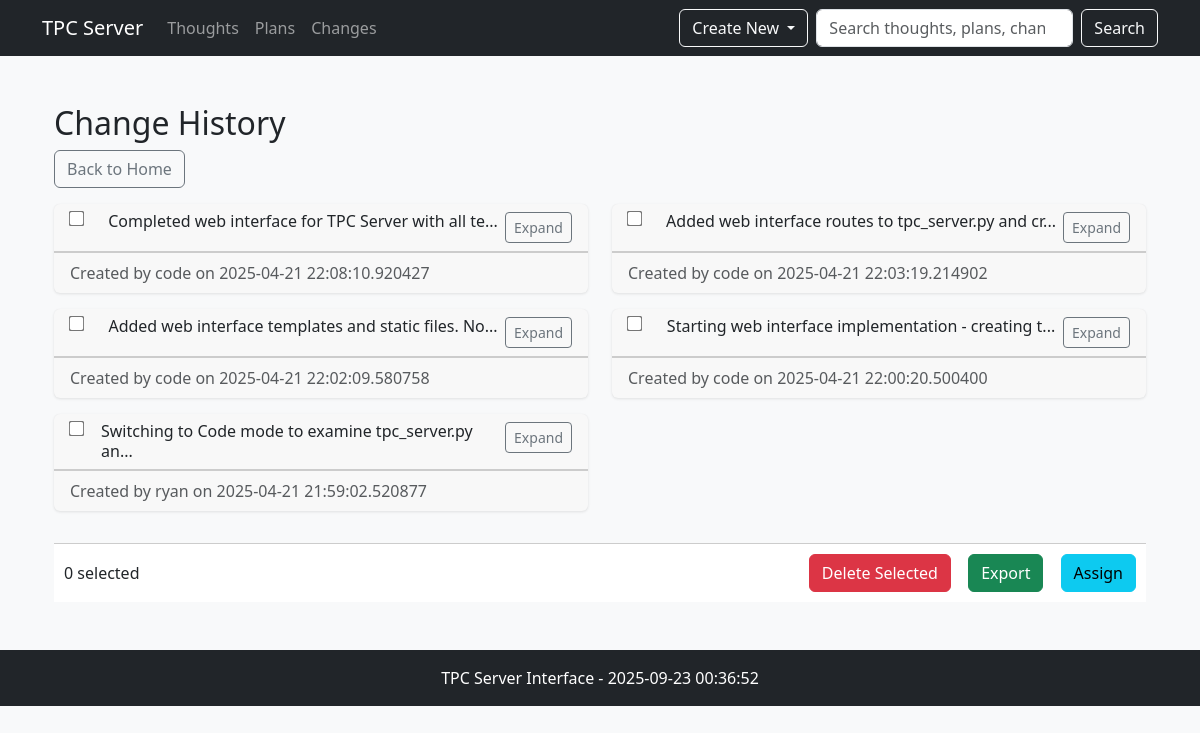
/changes, run on an earlier commit of the app's database.
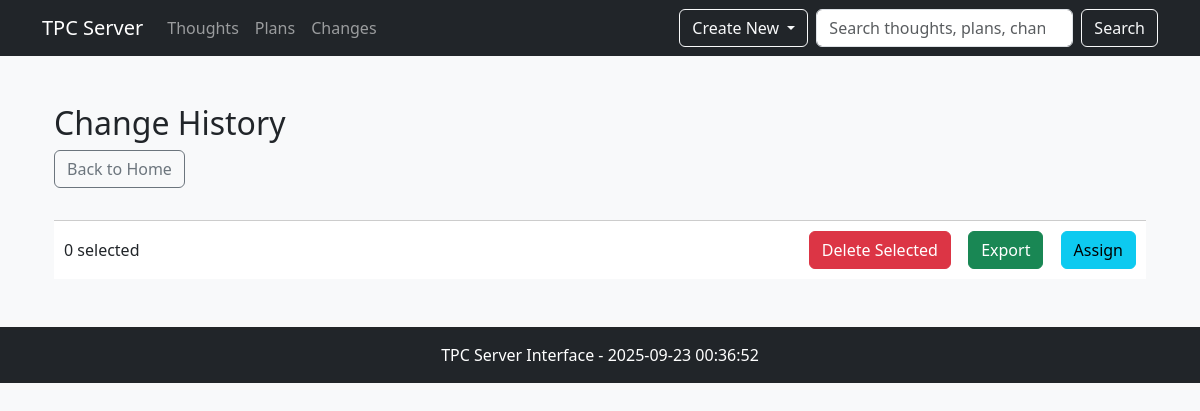
And on a later commit of the database.
### main.py (models this page shows)
class Change(Base):
    __tablename__ = "changes"
    id = Column(String, primary_key=True)
    description = Column(Text, nullable=False)
    agent_signature = Column(String, nullable=False)
    created_at = Column(DateTime, nullable=False)
    plan_id = Column(String, ForeignKey("plans.id"), nullable=False)
    plan = relationship("Plan", back_populates="changes")

### main.py (the view)
@app.get("/changes", response_class=HTMLResponse)
async def read_changes(
    request: Request,
    db = Depends(get_db),
    page: int = Query(1, ge=1),
    limit: int = Query(10, ge=1, le=100)
):
    current_user = await get_current_user_hybrid(request, db)
    logger.info(f"Accessing /changes as user: {current_user.username} (role: {current_user.role})")
    async with AsyncSessionLocal() as session:
        base_query = select(Change, Plan.title).outerjoin(Plan, Change.plan_id == Plan.id).order_by(Change.created_at.desc())
        unfiltered_count_query = select(func.count(Change.id))
        unfiltered_result = await session.execute(unfiltered_count_query)
        unfiltered_total = unfiltered_result.scalar()
        logger.info(f"Unfiltered total changes in DB: {unfiltered_total}")
        logger.info("No agent_signature filtering applied - showing all changes")
        count_query = select(func.count(Change.id)).select_from(Change).outerjoin(Plan, Change.plan_id == Plan.id)
        total_result = await session.execute(count_query)
        total = total_result.scalar()
        logger.info(f"Final total changes count from query: {total}")
        sample_query = select(Change.agent_signature).distinct().limit(5)
        sample_result = await session.execute(sample_query)
        samples = sample_result.scalars().all()
        logger.info(f"Sample distinct agent_signatures in DB: {list(samples)}")
        offset = (page - 1) * limit
        paginated_query = base_query.offset(offset).limit(limit)
        result = await session.execute(paginated_query)
        changes = result.all()
        changes_data = [{
            'id': change.id,
            'description': change.description,
            'created_at': change.created_at,
            'agent_signature': change.agent_signature,
            'plan_id': change.plan_id,
            'plan_title': plan_title
        } for change, plan_title in changes]
        total_pages = (total + limit - 1) // limit if total > 0 else 1
    return templates.TemplateResponse(
        "changes.html",
        {
            "request": request,
            "changes": changes_data,
            "current_user": current_user,
            "total": total,
            "page": page,
            "limit": limit,
            "total_pages": total_pages
        }
    )

### templates/changes.html (shortened to what this page needs)
{% extends "base.html" %}
{% block content %}
<div class="container mt-4">
    <h2>Change History</h2>
    <div class="mb-3">
        <a href="/" class="btn btn-outline-secondary">Back to Home</a>
    </div>
    <div class="row">
        {% for change in changes %}
        <div class="col-md-6 mb-3">
            <div class="card expandable">
                <div class="card-header d-flex justify-content-between align-items-start">
                    <input type="checkbox" class="bulk-select" value="{{ change.id }}">
                    <h6 class="card-title mb-0 ms-2">{{ change.description[:50] }}{% if change.description|length > 50 %}...{% endif %}</h6>
                    <button class="btn btn-sm btn-outline-secondary expand-btn">Expand</button>
                </div>
                <div class="card-footer text-muted">
                    Created by {{ change.agent_signature }} on {{ change.created_at }}
                </div>
            </div>
        </div>
        {% endfor %}
    </div>
    <div class="bulk-actions mt-3">
        <div class="d-flex justify-content-between align-items-center">
            <div>
                <span id="selectedCount">0 selected</span>
            </div>
            <div>
                <button class="btn btn-danger me-2" id="bulkDelete">Delete Selected</button>
                <button class="btn btn-success me-2" id="bulkExport">Export</button>
                <button class="btn btn-info" id="bulkAssign">Assign</button>
            </div>
        </div>
    </div>
</div>
{% endblock %}

What changed in the data, as far as the page shows it:
removed Change: description "Completed web interface for TPC Server with all te", agent_signature "code", created_at "2025-04-21 22:08:10.920427"
removed Change: description "Added web interface routes to tpc_server.py and cr", agent_signature "code", created_at "2025-04-21 22:03:19.214902"
removed Change: description "Added web interface templates and static files. No", agent_signature "code", created_at "2025-04-21 22:02:09.580758"
removed Change: description "Starting web interface implementation - creating t", agent_signature "code", created_at "2025-04-21 22:00:20.500400"
removed Change: description "Switching to Code mode to examine tpc_server.py an", agent_signature "ryan", created_at "2025-04-21 21:59:02.520877"
